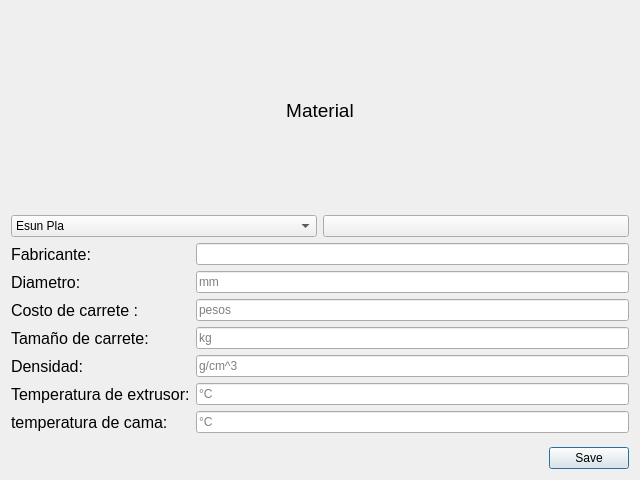
<?xml version="1.0" encoding="UTF-8"?>
<ui version="4.0">
 <class>Dialog</class>
 <widget class="QDialog" name="Dialog">
  <property name="geometry">
   <rect>
    <x>0</x>
    <y>0</y>
    <width>640</width>
    <height>480</height>
   </rect>
  </property>
  <property name="windowTitle">
   <string>Dialog</string>
  </property>
  <layout class="QVBoxLayout" name="verticalLayout">
   <item>
    <widget class="QLabel" name="label_2">
     <property name="font">
      <font>
       <pointsize>14</pointsize>
      </font>
     </property>
     <property name="text">
      <string>Material</string>
     </property>
     <property name="alignment">
      <set>Qt::AlignCenter</set>
     </property>
    </widget>
   </item>
   <item>
    <layout class="QHBoxLayout" name="horizontalLayout">
     <item>
      <layout class="QHBoxLayout" name="horizontalLayout_2">
       <item>
        <widget class="QComboBox" name="comboBox">
         <item>
          <property name="text">
           <string>Esun Pla</string>
          </property>
         </item>
         <item>
          <property name="text">
           <string>fsdfsdf</string>
          </property>
         </item>
         <item>
          <property name="text">
           <string>aaaaaaa</string>
          </property>
         </item>
        </widget>
       </item>
       <item>
        <widget class="QPushButton" name="pushButton">
         <property name="enabled">
          <bool>true</bool>
         </property>
         <property name="styleSheet">
          <string notr="true">image: url(:/newPrefix/unnamed.png);</string>
         </property>
         <property name="text">
          <string/>
         </property>
         <property name="icon">
          <iconset resource="../../er.qrc">
           <normaloff>:/newPrefix/unnamed.png</normaloff>
           <normalon>:/newPrefix/unnamed.png</normalon>:/newPrefix/unnamed.png</iconset>
         </property>
        </widget>
       </item>
      </layout>
     </item>
    </layout>
   </item>
   <item>
    <layout class="QFormLayout" name="formLayout">
     <item row="0" column="0">
      <widget class="QLabel" name="label">
       <property name="font">
        <font>
         <family>MS Shell Dlg 2</family>
         <pointsize>12</pointsize>
        </font>
       </property>
       <property name="text">
        <string>Fabricante:</string>
       </property>
      </widget>
     </item>
     <item row="0" column="1">
      <widget class="QLineEdit" name="maker"/>
     </item>
     <item row="1" column="0">
      <widget class="QLabel" name="label_3">
       <property name="font">
        <font>
         <pointsize>12</pointsize>
        </font>
       </property>
       <property name="text">
        <string>Diametro:</string>
       </property>
      </widget>
     </item>
     <item row="1" column="1">
      <widget class="QLineEdit" name="diameter_material">
       <property name="placeholderText">
        <string>mm</string>
       </property>
      </widget>
     </item>
     <item row="2" column="0">
      <widget class="QLabel" name="label_4">
       <property name="font">
        <font>
         <pointsize>12</pointsize>
        </font>
       </property>
       <property name="text">
        <string>Costo de carrete :</string>
       </property>
      </widget>
     </item>
     <item row="2" column="1">
      <widget class="QLineEdit" name="reel_cost">
       <property name="placeholderText">
        <string>pesos</string>
       </property>
      </widget>
     </item>
     <item row="3" column="0">
      <widget class="QLabel" name="label_5">
       <property name="font">
        <font>
         <pointsize>12</pointsize>
        </font>
       </property>
       <property name="text">
        <string>Tamaño de carrete:</string>
       </property>
      </widget>
     </item>
     <item row="3" column="1">
      <widget class="QLineEdit" name="size_reel">
       <property name="placeholderText">
        <string>kg</string>
       </property>
      </widget>
     </item>
     <item row="4" column="0">
      <widget class="QLabel" name="label_6">
       <property name="font">
        <font>
         <pointsize>12</pointsize>
        </font>
       </property>
       <property name="text">
        <string>Densidad:</string>
       </property>
      </widget>
     </item>
     <item row="4" column="1">
      <widget class="QLineEdit" name="density">
       <property name="placeholderText">
        <string>g/cm^3</string>
       </property>
      </widget>
     </item>
     <item row="5" column="0">
      <widget class="QLabel" name="label_7">
       <property name="font">
        <font>
         <pointsize>12</pointsize>
        </font>
       </property>
       <property name="text">
        <string>Temperatura de extrusor:</string>
       </property>
      </widget>
     </item>
     <item row="5" column="1">
      <widget class="QLineEdit" name="extruder_temperature">
       <property name="placeholderText">
        <string>°C</string>
       </property>
      </widget>
     </item>
     <item row="6" column="0">
      <widget class="QLabel" name="label_8">
       <property name="font">
        <font>
         <pointsize>12</pointsize>
        </font>
       </property>
       <property name="text">
        <string>temperatura de cama:</string>
       </property>
      </widget>
     </item>
     <item row="6" column="1">
      <widget class="QLineEdit" name="bed_temperature">
       <property name="placeholderText">
        <string>°C</string>
       </property>
      </widget>
     </item>
    </layout>
   </item>
   <item>
    <widget class="QDialogButtonBox" name="button_save_material">
     <property name="orientation">
      <enum>Qt::Horizontal</enum>
     </property>
     <property name="standardButtons">
      <set>QDialogButtonBox::Save</set>
     </property>
    </widget>
   </item>
  </layout>
 </widget>
 <resources>
  <include location="../../er.qrc"/>
 </resources>
 <connections>
  <connection>
   <sender>button_save_material</sender>
   <signal>accepted()</signal>
   <receiver>Dialog</receiver>
   <slot>accept()</slot>
   <hints>
    <hint type="sourcelabel">
     <x>248</x>
     <y>254</y>
    </hint>
    <hint type="destinationlabel">
     <x>157</x>
     <y>274</y>
    </hint>
   </hints>
  </connection>
  <connection>
   <sender>button_save_material</sender>
   <signal>rejected()</signal>
   <receiver>Dialog</receiver>
   <slot>reject()</slot>
   <hints>
    <hint type="sourcelabel">
     <x>316</x>
     <y>260</y>
    </hint>
    <hint type="destinationlabel">
     <x>286</x>
     <y>274</y>
    </hint>
   </hints>
  </connection>
 </connections>
</ui>
